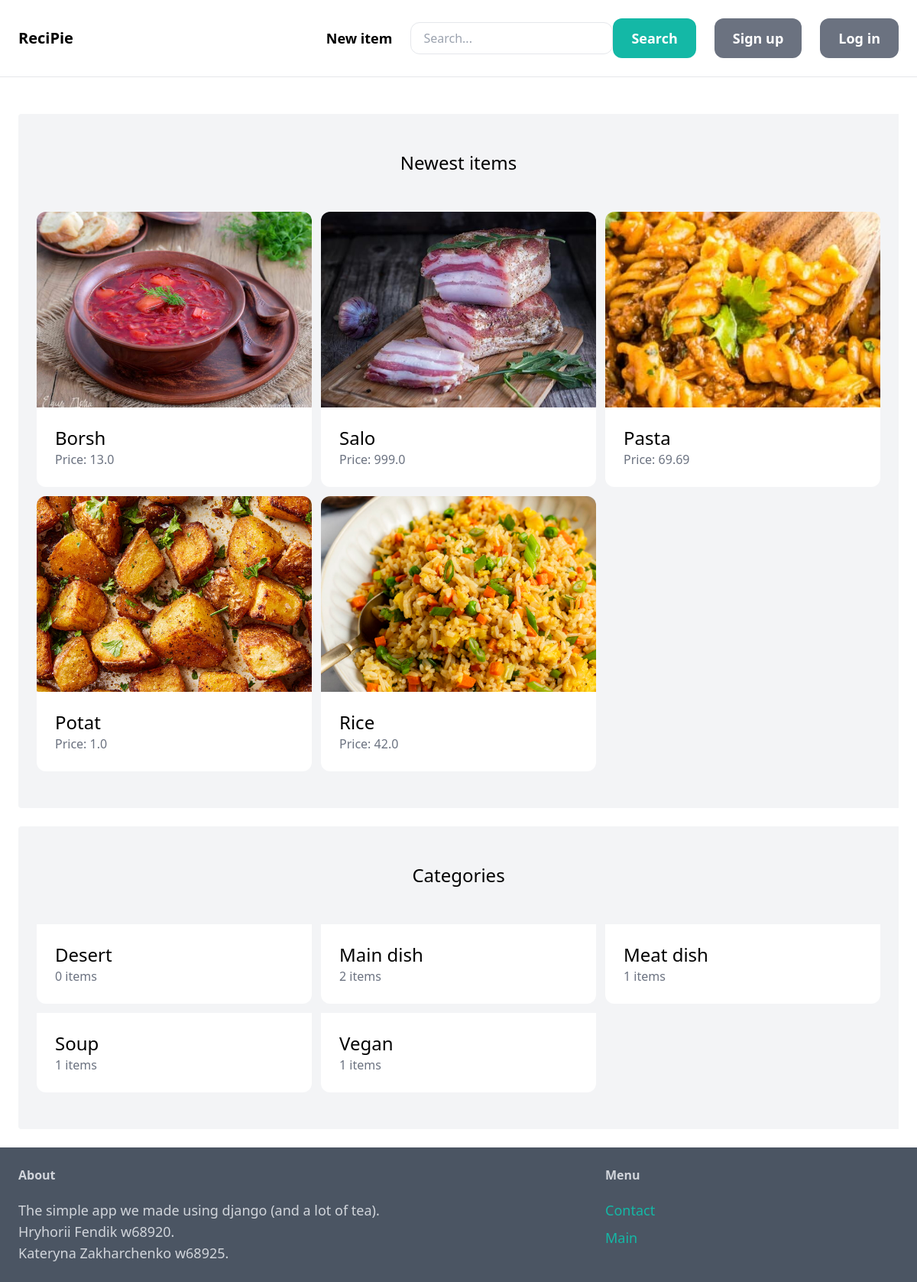
The page / on the database its author committed.
### item/models.py (models this page shows, shortened)
class Item(models.Model):
    category=models.ForeignKey(Category, related_name='items', on_delete=models.CASCADE)
    name=models.CharField(max_length=255)
    description = models.TextField(blank=True, null=True)
    price = models.FloatField(blank=True, null=True)
    image = models.ImageField(upload_to='item_images', blank=True, null=True, default='item_images/null.png')
    is_sold = models.BooleanField(default=False)
    created_by = models.ForeignKey(User, related_name='items', on_delete=models.CASCADE)
    created_at=models.DateTimeField(auto_now_add=True)

class Category(models.Model):
    name=models.CharField(max_length=255)
    class Meta:
        ordering = ('name',)
        verbose_name_plural = "Categories"

### core/views.py (the view)
# urls.py: path('', views.index, name='index'),
def index(request):
    items = Item.objects.filter(is_sold=False)[0:6]
    categories = Category.objects.all()
    return render(request, 'core/index.html', {
        'categories':categories,
        'items':items,
    })

### core/templates/core/index.html (shortened to what this page needs)
{% extends 'core/base.html' %}
{% block content  %}
    <div class="mt-6 px-6 py-12 bg-gray-100 rounded-l">
        <h2 class="mb-12 text-2xl text-center">Newest items</h2>
        <div class="grid grid-cols-3 gap-3">
            {% for item in items %}
            <div class="flex flex-col h-full">
                <a href="{% url 'item:detail' item.id %}" class="flex flex-col h-full">
                    <div>
                        <img src="{{ item.image.url }}" class="rounded-t-xl h-64 w-full object-cover">
                    </div>
                    <div class="p-6 bg-white rounded-b-xl flex-1 flex flex-col justify-between">
                        <h2 class="text-2xl">{{ item.name }}</h2>
                        <p class="text-gray-500">Price: {{ item.price }}</p>
                    </div>
                </a>
            </div>
            {% endfor %}
        </div>
    </div>
    <div class="mt-6 px-6 py-12 bg-gray-100 rounded-l">
        <h2 class="mb-12 text-2xl text-center">Categories</h2>
        <div class="grid grid-cols-3 gap-3">
            {% for category in categories %}
                <div>
                    <a href="{% url 'item:items' %}?query=&category={{ category.id }}">
                        <div class="p-6 bg-white rounded-b-xl">
                            <h2 class="text-2xl">{{ category.name }}</h2>
                            <p class="text-gray-500">{{ category.items.count }} items</p>
                        </div>
                    </a>
                </div>
            {% endfor %}
        </div>
    </div>
{% endblock %}

### core/templates/core/base.html (shortened to what this page needs)
<!DOCTYPE html>
<html>
    <head>
        <script src="https://cdn.tailwindcss.com"></script>
    </head>
    <body>
        <nav class="px-6 py-6 flex justify-between items-center border-b border-gray-200">
            <a href="/" class="text-xl font-semibold">ReciPie</a>
            <div class="space-x-6 flex items-center">
                <a href="{% url 'item:new' %}" class="text-lg font-semibold hover:text-gray-500 inline-block">New item</a>
                <form class="flex items-center" method="get" action="{% url 'item:items' %}">
                    {% if request.user.is_authenticated %}
                    <input name="query" class="py-2 px-4 border rounded-xl focus:outline-none focus:border-teal-500" type="text" placeholder="Search...">
                    <button type="submit" class="px-6 py-3 text-lg font-semibold bg-gray-500 text-white rounded-xl hover:bg-gray-700 inline-block">Search</button>
                    {%else%}
                    <input name="query" class="py-2 px-4 border rounded-xl focus:outline-none focus:border-teal-500" type="text" placeholder="Search...">
                    <button type="submit" class="px-6 py-3 text-lg font-semibold bg-teal-500 text-white rounded-xl hover:bg-teal-700 inline-block">Search</button>
                    {% endif %}
                </form>
                {% if request.user.is_authenticated %}
                <a href="{% url 'conversation:inbox' %}" class="px-6 py-3 text-lg font-semibold bg-teal-500 text-white rounded-xl hover:bg-teal-700 inline-block">Inbox</a>
                <a href="{% url 'dashboard:index' %}" class="px-6 py-3 text-lg font-semibold bg-teal-500 text-white rounded-xl hover:bg-teal-700 inline-block">Dashboard</a>
                <a href="{% url 'core:out' %}" class="px-6 py-3 text-lg font-semibold bg-red-500 text-white rounded-xl hover:bg-red-700 ml-4">Log out</a>
                {%else%}
                <a href="{% url 'core:signup' %}" class="px-6 py-3 text-lg font-semibold bg-gray-500 text-white rounded-xl hover:bg-gray-700 inline-block">Sign up</a>
                <a href="{% url 'core:login' %}" class="px-6 py-3 text-lg font-semibold bg-gray-500 text-white rounded-xl hover:bg-gray-700 inline-block">Log in</a>
                {% endif %}
            </div>
        </nav>
        <div class="px-6 py-6">
            {% block content  %}
            {% endblock %}
        </div>
        <footer class="py-6 px-6 flex justify-between bg-gray-600">
            <div class="w-2/3 pr-10">
                <h3 class="mb-5 font-semibold text-gray-300">About</h3>
                <p class="text-lg text-gray-300">The simple app we made using django (and a lot of tea).</p>
                <p class="text-lg text-gray-300">Hryhorii Fendik w68920.</p>
                <p class="text-lg text-gray-300">Kateryna Zakharchenko w68925.</p>
            </div>
            <div class="w-1/3">
                <h3 class="mb-5 font-semibold text-gray-300">Menu</h3>
                <ul class="space-y-2">
                    <li><a href="{% url 'core:contact' %}" class="text-lg text-teal-500 hover:text-teal-700">Contact</a></li>
                    <li><a href="{% url 'core:index' %}" class="text-lg text-teal-500 hover:text-teal-700">Main</a></li>
                </ul>
            </div>
        </footer>
    </body>
</html>

### rows shown on the page
Item: image (picture), name "Borsh", price "13.0"
Item: image (picture), name "Salo", price "999.0"
Item: image (picture), name "Pasta", price "69.69"
Item: image (picture), name "Potat", price "1.0"
Item: image (picture), name "Rice", price "42.0"
Category: name "Desert", items.count "0"
Category: name "Main dish", items.count "2"
Category: name "Meat dish", items.count "1"
Category: name "Soup", items.count "1"
Category: name "Vegan", items.count "1"
